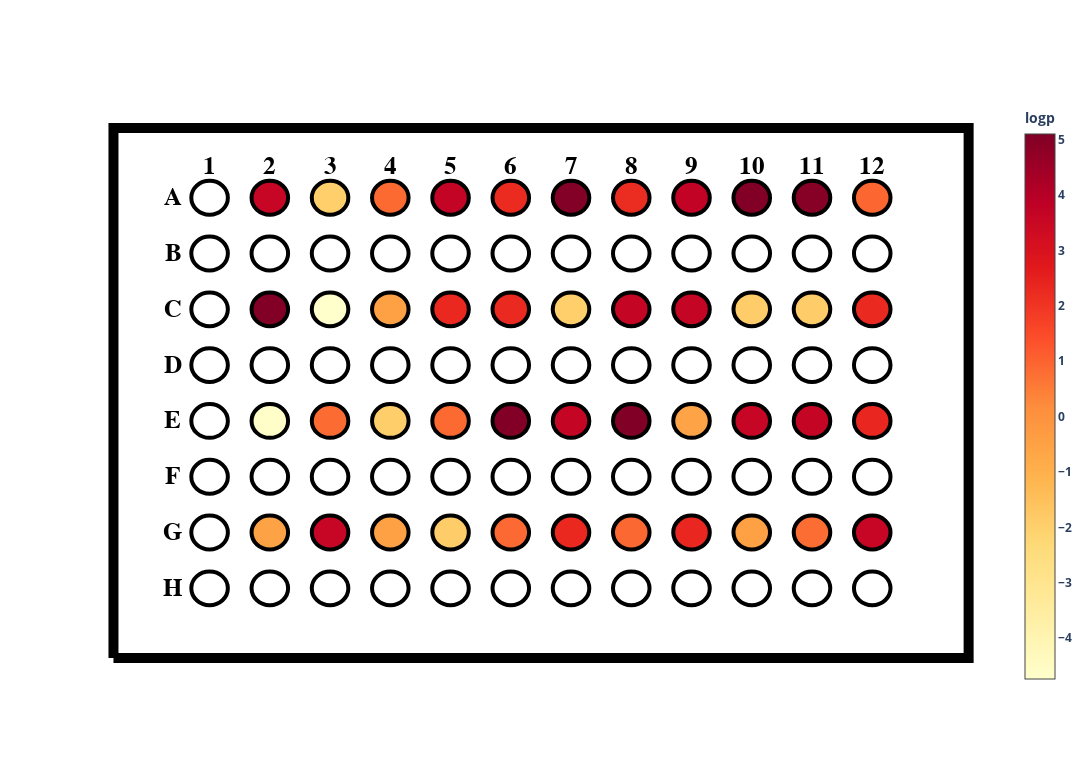

Notebook code cell kept with this figure:
### Code cell
wp = well_plate.WellPlate(96, "circle")
wp.add_data(test["logp"])
wp.plot(key="logp")
# wp.heatmap(key="logp")

### Figure 1 — Plotly figure (JSON) as saved in the notebook; plotly's stock layout.template omitted (floating-point values rounded to 4 significant figures)
{"data": [{"line": {"color": "black", "width": 10}, "mode": "lines", "x": [0, 127.8, 127.8, 0, 0], "y": [0, 0, 85.48, 85.48, 0], "type": "scatter"}, {"marker": {"cmax": 5.102, "cmin": -4.736, "colorbar": {"tickformat": "20,.2f", "tickprefix": "<b>", "ticksuffix": "</b>", "title": {"text": "<b>logp</b>"}}, "colorscale": [[0.0, "rgb(255,255,204)"], [0.125, "rgb(255,237,160)"], [0.25, "rgb(254,217,118)"], [0.375, "rgb(254,178,76)"], [0.5, "rgb(253,141,60)"], [0.625, "rgb(252,78,42)"], [0.75, "rgb(227,26,28)"], [0.875, "rgb(189,0,38)"], [1.0, "rgb(128,0,38)"]], "showscale": true}, "mode": "markers", "x": [null], "y": [null], "type": "scatter"}], "layout": {"annotations": [{"font": {"color": "black", "family": "Arial", "size": 25}, "showarrow": false, "text": "<b>1</b>", "x": 14.36, "y": 79.24}, {"font": {"color": "black", "family": "Arial", "size": 25}, "showarrow": false, "text": "<b>2</b>", "x": 23.36, "y": 79.24}, {"font": {"color": "black", "family": "Arial", "size": 25}, "showarrow": false, "text": "<b>3</b>", "x": 32.36, "y": 79.24}, {"font": {"color": "black", "family": "Arial", "size": 25}, "showarrow": false, "text": "<b>4</b>", "x": 41.36, "y": 79.24}, {"font": {"color": "black", "family": "Arial", "size": 25}, "showarrow": false, "text": "<b>5</b>", "x": 50.36, "y": 79.24}, {"font": {"color": "black", "family": "Arial", "size": 25}, "showarrow": false, "text": "<b>6</b>", "x": 59.36, "y": 79.24}, {"font": {"color": "black", "family": "Arial", "size": 25}, "showarrow": false, "text": "<b>7</b>", "x": 68.36, "y": 79.24}, {"font": {"color": "black", "family": "Arial", "size": 25}, "showarrow": false, "text": "<b>8</b>", "x": 77.36, "y": 79.24}, {"font": {"color": "black", "family": "Arial", "size": 25}, "showarrow": false, "text": "<b>9</b>", "x": 86.36, "y": 79.24}, {"font": {"color": "black", "family": "Arial", "size": 25}, "showarrow": false, "text": "<b>10</b>", "x": 95.36, "y": 79.24}, {"font": {"color": "black", "family": "Arial", "size": 25}, "showarrow": false, "text": "<b>11</b>", "x": 104.4, "y": 79.24}, {"font": {"color": "black", "family": "Arial", "size": 25}, "showarrow": false, "text": "<b>12</b>", "x": 113.4, "y": 79.24}, {"font": {"color": "black", "family": "Arial", "size": 25}, "showarrow": false, "text": "<b>H</b>", "x": 8.86, "y": 11.24}, {"font": {"color": "black", "family": "Arial", "size": 25}, "showarrow": false, "text": "<b>G</b>", "x": 8.86, "y": 20.24}, {"font": {"color": "black", "family": "Arial", "size": 25}, "showarrow": false, "text": "<b>F</b>", "x": 8.86, "y": 29.24}, {"font": {"color": "black", "family": "Arial", "size": 25}, "showarrow": false, "text": "<b>E</b>", "x": 8.86, "y": 38.24}, {"font": {"color": "black", "family": "Arial", "size": 25}, "showarrow": false, "text": "<b>D</b>", "x": 8.86, "y": 47.24}, {"font": {"color": "black", "family": "Arial", "size": 25}, "showarrow": false, "text": "<b>C</b>", "x": 8.86, "y": 56.24}, {"font": {"color": "black", "family": "Arial", "size": 25}, "showarrow": false, "text": "<b>B</b>", "x": 8.86, "y": 65.24}, {"font": {"color": "black", "family": "Arial", "size": 25}, "showarrow": false, "text": "<b>A</b>", "x": 8.86, "y": 74.24}], "shapes": [{"fillcolor": "rgb(255,255,255)", "line": {"color": "black", "width": 4}, "type": "circle", "x0": 11.63, "x1": 17.09, "xref": "x", "y0": 8.51, "y1": 13.97, "yref": "y"}, {"fillcolor": "rgb(255,255,255)", "line": {"color": "black", "width": 4}, "type": "circle", "x0": 20.63, "x1": 26.09, "xref": "x", "y0": 8.51, "y1": 13.97, "yref": "y"}, {"fillcolor": "rgb(255,255,255)", "line": {"color": "black", "width": 4}, "type": "circle", "x0": 29.63, "x1": 35.09, "xref": "x", "y0": 8.51, "y1": 13.97, "yref": "y"}, {"fillcolor": "rgb(255,255,255)", "line": {"color": "black", "width": 4}, "type": "circle", "x0": 38.63, "x1": 44.09, "xref": "x", "y0": 8.51, "y1": 13.97, "yref": "y"}, {"fillcolor": "rgb(255,255,255)", "line": {"color": "black", "width": 4}, "type": "circle", "x0": 47.63, "x1": 53.09, "xref": "x", "y0": 8.51, "y1": 13.97, "yref": "y"}, {"fillcolor": "rgb(255,255,255)", "line": {"color": "black", "width": 4}, "type": "circle", "x0": 56.63, "x1": 62.09, "xref": "x", "y0": 8.51, "y1": 13.97, "yref": "y"}, {"fillcolor": "rgb(255,255,255)", "line": {"color": "black", "width": 4}, "type": "circle", "x0": 65.63, "x1": 71.09, "xref": "x", "y0": 8.51, "y1": 13.97, "yref": "y"}, {"fillcolor": "rgb(255,255,255)", "line": {"color": "black", "width": 4}, "type": "circle", "x0": 74.63, "x1": 80.09, "xref": "x", "y0": 8.51, "y1": 13.97, "yref": "y"}, {"fillcolor": "rgb(255,255,255)", "line": {"color": "black", "width": 4}, "type": "circle", "x0": 83.63, "x1": 89.09, "xref": "x", "y0": 8.51, "y1": 13.97, "yref": "y"}, {"fillcolor": "rgb(255,255,255)", "line": {"color": "black", "width": 4}, "type": "circle", "x0": 92.63, "x1": 98.09, "xref": "x", "y0": 8.51, "y1": 13.97, "yref": "y"}, {"fillcolor": "rgb(255,255,255)", "line": {"color": "black", "width": 4}, "type": "circle", "x0": 101.6, "x1": 107.1, "xref": "x", "y0": 8.51, "y1": 13.97, "yref": "y"}, {"fillcolor": "rgb(255,255,255)", "line": {"color": "black", "width": 4}, "type": "circle", "x0": 110.6, "x1": 116.1, "xref": "x", "y0": 8.51, "y1": 13.97, "yref": "y"}, {"fillcolor": "rgb(255,255,255)", "line": {"color": "black", "width": 4}, "type": "circle", "x0": 11.63, "x1": 17.09, "xref": "x", "y0": 17.51, "y1": 22.97, "yref": "y"}, {"fillcolor": "rgb(253.5866555530708, 162.70625546361998, 69.38648884913296)", "line": {"color": "black", "width": 4}, "type": "circle", "x0": 20.63, "x1": 26.09, "xref": "x", "y0": 17.51, "y1": 22.97, "yref": "y"}, {"fillcolor": "rgb(198.37612474333696, 6.415243245441076, 35.53259875175343)", "line": {"color": "black", "width": 4}, "type": "circle", "x0": 29.63, "x1": 35.09, "xref": "x", "y0": 17.51, "y1": 22.97, "yref": "y"}, {"fillcolor": "rgb(253.5102665230031, 159.87986135111512, 68.16426436804979)", "line": {"color": "black", "width": 4}, "type": "circle", "x0": 38.63, "x1": 44.09, "xref": "x", "y0": 17.51, "y1": 22.97, "yref": "y"}, {"fillcolor": "rgb(254.0, 204.46012319827608, 104.49551729045118)", "line": {"color": "black", "width": 4}, "type": "circle", "x0": 47.63, "x1": 53.09, "xref": "x", "y0": 17.51, "y1": 22.97, "yref": "y"}, {"fillcolor": "rgb(252.43173270446644, 105.19916038138615, 49.771188680396044)", "line": {"color": "black", "width": 4}, "type": "circle", "x0": 56.63, "x1": 62.09, "xref": "x", "y0": 17.51, "y1": 22.97, "yref": "y"}, {"fillcolor": "rgb(233.87933277765356, 40.309012177519385, 31.85242635548599)", "line": {"color": "black", "width": 4}, "type": "circle", "x0": 65.63, "x1": 71.09, "xref": "x", "y0": 17.51, "y1": 22.97, "yref": "y"}, {"fillcolor": "rgb(252.413141149444, 104.02789241497089, 49.43654068999169)", "line": {"color": "black", "width": 4}, "type": "circle", "x0": 74.63, "x1": 80.09, "xref": "x", "y0": 17.51, "y1": 22.97, "yref": "y"}, {"fillcolor": "rgb(233.2790969525707, 39.060521661347096, 31.516294293439604)", "line": {"color": "black", "width": 4}, "type": "circle", "x0": 83.63, "x1": 89.09, "xref": "x", "y0": 17.51, "y1": 22.97, "yref": "y"}, {"fillcolor": "rgb(253.50675964138324, 159.75010673117978, 68.1081542621318)", "line": {"color": "black", "width": 4}, "type": "circle", "x0": 92.63, "x1": 98.09, "xref": "x", "y0": 17.51, "y1": 22.97, "yref": "y"}, {"fillcolor": "rgb(252.49536481733722, 109.20798349224428, 50.916566712069795)", "line": {"color": "black", "width": 4}, "type": "circle", "x0": 101.6, "x1": 107.1, "xref": "x", "y0": 17.51, "y1": 22.97, "yref": "y"}, {"fillcolor": "rgb(198.16839130699955, 6.273109841631278, 35.587265445526434)", "line": {"color": "black", "width": 4}, "type": "circle", "x0": 110.6, "x1": 116.1, "xref": "x", "y0": 17.51, "y1": 22.97, "yref": "y"}, {"fillcolor": "rgb(255,255,255)", "line": {"color": "black", "width": 4}, "type": "circle", "x0": 11.63, "x1": 17.09, "xref": "x", "y0": 26.51, "y1": 31.97, "yref": "y"}, {"fillcolor": "rgb(255,255,255)", "line": {"color": "black", "width": 4}, "type": "circle", "x0": 20.63, "x1": 26.09, "xref": "x", "y0": 26.51, "y1": 31.97, "yref": "y"}, {"fillcolor": "rgb(255,255,255)", "line": {"color": "black", "width": 4}, "type": "circle", "x0": 29.63, "x1": 35.09, "xref": "x", "y0": 26.51, "y1": 31.97, "yref": "y"}, {"fillcolor": "rgb(255,255,255)", "line": {"color": "black", "width": 4}, "type": "circle", "x0": 38.63, "x1": 44.09, "xref": "x", "y0": 26.51, "y1": 31.97, "yref": "y"}, {"fillcolor": "rgb(255,255,255)", "line": {"color": "black", "width": 4}, "type": "circle", "x0": 47.63, "x1": 53.09, "xref": "x", "y0": 26.51, "y1": 31.97, "yref": "y"}, {"fillcolor": "rgb(255,255,255)", "line": {"color": "black", "width": 4}, "type": "circle", "x0": 56.63, "x1": 62.09, "xref": "x", "y0": 26.51, "y1": 31.97, "yref": "y"}, {"fillcolor": "rgb(255,255,255)", "line": {"color": "black", "width": 4}, "type": "circle", "x0": 65.63, "x1": 71.09, "xref": "x", "y0": 26.51, "y1": 31.97, "yref": "y"}, {"fillcolor": "rgb(255,255,255)", "line": {"color": "black", "width": 4}, "type": "circle", "x0": 74.63, "x1": 80.09, "xref": "x", "y0": 26.51, "y1": 31.97, "yref": "y"}, {"fillcolor": "rgb(255,255,255)", "line": {"color": "black", "width": 4}, "type": "circle", "x0": 83.63, "x1": 89.09, "xref": "x", "y0": 26.51, "y1": 31.97, "yref": "y"}, {"fillcolor": "rgb(255,255,255)", "line": {"color": "black", "width": 4}, "type": "circle", "x0": 92.63, "x1": 98.09, "xref": "x", "y0": 26.51, "y1": 31.97, "yref": "y"}, {"fillcolor": "rgb(255,255,255)", "line": {"color": "black", "width": 4}, "type": "circle", "x0": 101.6, "x1": 107.1, "xref": "x", "y0": 26.51, "y1": 31.97, "yref": "y"}, {"fillcolor": "rgb(255,255,255)", "line": {"color": "black", "width": 4}, "type": "circle", "x0": 110.6, "x1": 116.1, "xref": "x", "y0": 26.51, "y1": 31.97, "yref": "y"}, {"fillcolor": "rgb(255,255,255)", "line": {"color": "black", "width": 4}, "type": "circle", "x0": 11.63, "x1": 17.09, "xref": "x", "y0": 35.51, "y1": 40.97, "yref": "y"}, {"fillcolor": "rgb(255.0, 253.57468133119195, 200.51588769846924)", "line": {"color": "black", "width": 4}, "type": "circle", "x0": 20.63, "x1": 26.09, "xref": "x", "y0": 35.51, "y1": 40.97, "yref": "y"}, {"fillcolor": "rgb(252.46804163532497, 107.48662302547325, 50.424749435849506)", "line": {"color": "black", "width": 4}, "type": "circle", "x0": 29.63, "x1": 35.09, "xref": "x", "y0": 35.51, "y1": 40.97, "yref": "y"}, {"fillcolor": "rgb(254.0, 206.44703084022856, 106.6352639817846)", "line": {"color": "black", "width": 4}, "type": "circle", "x0": 38.63, "x1": 44.09, "xref": "x", "y0": 35.51, "y1": 40.97, "yref": "y"}, {"fillcolor": "rgb(252.44696985098295, 106.1591006119255, 50.045457317693)", "line": {"color": "black", "width": 4}, "type": "circle", "x0": 47.63, "x1": 53.09, "xref": "x", "y0": 35.51, "y1": 40.97, "yref": "y"}, {"fillcolor": "rgb(130.28181097399826, 0.0, 38.0)", "line": {"color": "black", "width": 4}, "type": "circle", "x0": 56.63, "x1": 62.09, "xref": "x", "y0": 35.51, "y1": 40.97, "yref": "y"}, {"fillcolor": "rgb(195.9199414503243, 4.734696781800828, 36.17896277623045)", "line": {"color": "black", "width": 4}, "type": "circle", "x0": 65.63, "x1": 71.09, "xref": "x", "y0": 35.51, "y1": 40.97, "yref": "y"}, {"fillcolor": "rgb(128,0,38)", "line": {"color": "black", "width": 4}, "type": "circle", "x0": 74.63, "x1": 80.09, "xref": "x", "y0": 35.51, "y1": 40.97, "yref": "y"}, {"fillcolor": "rgb(253.62321860578584, 164.05908841407637, 69.97149769257356)", "line": {"color": "black", "width": 4}, "type": "circle", "x0": 83.63, "x1": 89.09, "xref": "x", "y0": 35.51, "y1": 40.97, "yref": "y"}, {"fillcolor": "rgb(198.159120941674, 6.266766960092724, 35.589705015348954)", "line": {"color": "black", "width": 4}, "type": "circle", "x0": 92.63, "x1": 98.09, "xref": "x", "y0": 35.51, "y1": 40.97, "yref": "y"}, {"fillcolor": "rgb(196.27182906747447, 4.975461993535159, 36.086360771717246)", "line": {"color": "black", "width": 4}, "type": "circle", "x0": 101.6, "x1": 107.1, "xref": "x", "y0": 35.51, "y1": 40.97, "yref": "y"}, {"fillcolor": "rgb(233.46841773567263, 39.45430889019907, 31.622313931976674)", "line": {"color": "black", "width": 4}, "type": "circle", "x0": 110.6, "x1": 116.1, "xref": "x", "y0": 35.51, "y1": 40.97, "yref": "y"}, {"fillcolor": "rgb(255,255,255)", "line": {"color": "black", "width": 4}, "type": "circle", "x0": 11.63, "x1": 17.09, "xref": "x", "y0": 44.51, "y1": 49.97, "yref": "y"}, {"fillcolor": "rgb(255,255,255)", "line": {"color": "black", "width": 4}, "type": "circle", "x0": 20.63, "x1": 26.09, "xref": "x", "y0": 44.51, "y1": 49.97, "yref": "y"}, {"fillcolor": "rgb(255,255,255)", "line": {"color": "black", "width": 4}, "type": "circle", "x0": 29.63, "x1": 35.09, "xref": "x", "y0": 44.51, "y1": 49.97, "yref": "y"}, {"fillcolor": "rgb(255,255,255)", "line": {"color": "black", "width": 4}, "type": "circle", "x0": 38.63, "x1": 44.09, "xref": "x", "y0": 44.51, "y1": 49.97, "yref": "y"}, {"fillcolor": "rgb(255,255,255)", "line": {"color": "black", "width": 4}, "type": "circle", "x0": 47.63, "x1": 53.09, "xref": "x", "y0": 44.51, "y1": 49.97, "yref": "y"}, {"fillcolor": "rgb(255,255,255)", "line": {"color": "black", "width": 4}, "type": "circle", "x0": 56.63, "x1": 62.09, "xref": "x", "y0": 44.51, "y1": 49.97, "yref": "y"}, {"fillcolor": "rgb(255,255,255)", "line": {"color": "black", "width": 4}, "type": "circle", "x0": 65.63, "x1": 71.09, "xref": "x", "y0": 44.51, "y1": 49.97, "yref": "y"}, {"fillcolor": "rgb(255,255,255)", "line": {"color": "black", "width": 4}, "type": "circle", "x0": 74.63, "x1": 80.09, "xref": "x", "y0": 44.51, "y1": 49.97, "yref": "y"}, {"fillcolor": "rgb(255,255,255)", "line": {"color": "black", "width": 4}, "type": "circle", "x0": 83.63, "x1": 89.09, "xref": "x", "y0": 44.51, "y1": 49.97, "yref": "y"}, {"fillcolor": "rgb(255,255,255)", "line": {"color": "black", "width": 4}, "type": "circle", "x0": 92.63, "x1": 98.09, "xref": "x", "y0": 44.51, "y1": 49.97, "yref": "y"}, {"fillcolor": "rgb(255,255,255)", "line": {"color": "black", "width": 4}, "type": "circle", "x0": 101.6, "x1": 107.1, "xref": "x", "y0": 44.51, "y1": 49.97, "yref": "y"}, {"fillcolor": "rgb(255,255,255)", "line": {"color": "black", "width": 4}, "type": "circle", "x0": 110.6, "x1": 116.1, "xref": "x", "y0": 44.51, "y1": 49.97, "yref": "y"}, {"fillcolor": "rgb(255,255,255)", "line": {"color": "black", "width": 4}, "type": "circle", "x0": 11.63, "x1": 17.09, "xref": "x", "y0": 53.51, "y1": 58.97, "yref": "y"}, {"fillcolor": "rgb(130.3072333245238, 0.0, 38.0)", "line": {"color": "black", "width": 4}, "type": "circle", "x0": 20.63, "x1": 26.09, "xref": "x", "y0": 53.51, "y1": 58.97, "yref": "y"}, {"fillcolor": "rgb(255,255,204)", "line": {"color": "black", "width": 4}, "type": "circle", "x0": 29.63, "x1": 35.09, "xref": "x", "y0": 53.51, "y1": 58.97, "yref": "y"}, {"fillcolor": "rgb(253.5095753115534, 159.85428652747567, 68.15320498485434)", "line": {"color": "black", "width": 4}, "type": "circle", "x0": 38.63, "x1": 44.09, "xref": "x", "y0": 53.51, "y1": 58.97, "yref": "y"}, {"fillcolor": "rgb(233.66637866189598, 39.86606761674363, 31.733172050661747)", "line": {"color": "black", "width": 4}, "type": "circle", "x0": 47.63, "x1": 53.09, "xref": "x", "y0": 53.51, "y1": 58.97, "yref": "y"}, {"fillcolor": "rgb(234.18758258960338, 40.95017178637505, 32.025046250177894)", "line": {"color": "black", "width": 4}, "type": "circle", "x0": 56.63, "x1": 62.09, "xref": "x", "y0": 53.51, "y1": 58.97, "yref": "y"}, {"fillcolor": "rgb(254.0, 207.10431193966136, 107.34310516578915)", "line": {"color": "black", "width": 4}, "type": "circle", "x0": 65.63, "x1": 71.09, "xref": "x", "y0": 53.51, "y1": 58.97, "yref": "y"}, {"fillcolor": "rgb(196.1420439529163, 4.886661651995382, 36.12051474923255)", "line": {"color": "black", "width": 4}, "type": "circle", "x0": 74.63, "x1": 80.09, "xref": "x", "y0": 53.51, "y1": 58.97, "yref": "y"}, {"fillcolor": "rgb(195.63333265567508, 4.538596027567159, 36.2543861432434)", "line": {"color": "black", "width": 4}, "type": "circle", "x0": 83.63, "x1": 89.09, "xref": "x", "y0": 53.51, "y1": 58.97, "yref": "y"}, {"fillcolor": "rgb(254.0, 204.88747484193627, 104.95574213746981)", "line": {"color": "black", "width": 4}, "type": "circle", "x0": 92.63, "x1": 98.09, "xref": "x", "y0": 53.51, "y1": 58.97, "yref": "y"}, {"fillcolor": "rgb(254.0, 203.76082050865034, 103.74242208623883)", "line": {"color": "black", "width": 4}, "type": "circle", "x0": 101.6, "x1": 107.1, "xref": "x", "y0": 53.51, "y1": 58.97, "yref": "y"}, {"fillcolor": "rgb(234.0770395820204, 40.72024233060242, 31.963142165931423)", "line": {"color": "black", "width": 4}, "type": "circle", "x0": 110.6, "x1": 116.1, "xref": "x", "y0": 53.51, "y1": 58.97, "yref": "y"}, {"fillcolor": "rgb(255,255,255)", "line": {"color": "black", "width": 4}, "type": "circle", "x0": 11.63, "x1": 17.09, "xref": "x", "y0": 62.51, "y1": 67.97, "yref": "y"}, {"fillcolor": "rgb(255,255,255)", "line": {"color": "black", "width": 4}, "type": "circle", "x0": 20.63, "x1": 26.09, "xref": "x", "y0": 62.51, "y1": 67.97, "yref": "y"}, {"fillcolor": "rgb(255,255,255)", "line": {"color": "black", "width": 4}, "type": "circle", "x0": 29.63, "x1": 35.09, "xref": "x", "y0": 62.51, "y1": 67.97, "yref": "y"}, {"fillcolor": "rgb(255,255,255)", "line": {"color": "black", "width": 4}, "type": "circle", "x0": 38.63, "x1": 44.09, "xref": "x", "y0": 62.51, "y1": 67.97, "yref": "y"}, {"fillcolor": "rgb(255,255,255)", "line": {"color": "black", "width": 4}, "type": "circle", "x0": 47.63, "x1": 53.09, "xref": "x", "y0": 62.51, "y1": 67.97, "yref": "y"}, {"fillcolor": "rgb(255,255,255)", "line": {"color": "black", "width": 4}, "type": "circle", "x0": 56.63, "x1": 62.09, "xref": "x", "y0": 62.51, "y1": 67.97, "yref": "y"}, {"fillcolor": "rgb(255,255,255)", "line": {"color": "black", "width": 4}, "type": "circle", "x0": 65.63, "x1": 71.09, "xref": "x", "y0": 62.51, "y1": 67.97, "yref": "y"}, {"fillcolor": "rgb(255,255,255)", "line": {"color": "black", "width": 4}, "type": "circle", "x0": 74.63, "x1": 80.09, "xref": "x", "y0": 62.51, "y1": 67.97, "yref": "y"}, {"fillcolor": "rgb(255,255,255)", "line": {"color": "black", "width": 4}, "type": "circle", "x0": 83.63, "x1": 89.09, "xref": "x", "y0": 62.51, "y1": 67.97, "yref": "y"}, {"fillcolor": "rgb(255,255,255)", "line": {"color": "black", "width": 4}, "type": "circle", "x0": 92.63, "x1": 98.09, "xref": "x", "y0": 62.51, "y1": 67.97, "yref": "y"}, {"fillcolor": "rgb(255,255,255)", "line": {"color": "black", "width": 4}, "type": "circle", "x0": 101.6, "x1": 107.1, "xref": "x", "y0": 62.51, "y1": 67.97, "yref": "y"}, {"fillcolor": "rgb(255,255,255)", "line": {"color": "black", "width": 4}, "type": "circle", "x0": 110.6, "x1": 116.1, "xref": "x", "y0": 62.51, "y1": 67.97, "yref": "y"}, {"fillcolor": "rgb(255,255,255)", "line": {"color": "black", "width": 4}, "type": "circle", "x0": 11.63, "x1": 17.09, "xref": "x", "y0": 71.51, "y1": 76.97, "yref": "y"}, {"fillcolor": "rgb(198.48165240195982, 6.487446380288297, 35.504828315273734)", "line": {"color": "black", "width": 4}, "type": "circle", "x0": 20.63, "x1": 26.09, "xref": "x", "y0": 71.51, "y1": 76.97, "yref": "y"}, {"fillcolor": "rgb(254.0, 206.80421435686844, 107.01992315355065)", "line": {"color": "black", "width": 4}, "type": "circle", "x0": 29.63, "x1": 35.09, "xref": "x", "y0": 71.51, "y1": 76.97, "yref": "y"}, {"fillcolor": "rgb(252.4365101953689, 105.50014230823973, 49.85718351663992)", "line": {"color": "black", "width": 4}, "type": "circle", "x0": 38.63, "x1": 44.09, "xref": "x", "y0": 71.51, "y1": 76.97, "yref": "y"}, {"fillcolor": "rgb(194.644879952835, 3.8622862835186886, 36.51450527556973)", "line": {"color": "black", "width": 4}, "type": "circle", "x0": 47.63, "x1": 53.09, "xref": "x", "y0": 71.51, "y1": 76.97, "yref": "y"}, {"fillcolor": "rgb(234.9601130334018, 42.55703510947575, 32.45766329870501)", "line": {"color": "black", "width": 4}, "type": "circle", "x0": 56.63, "x1": 62.09, "xref": "x", "y0": 71.51, "y1": 76.97, "yref": "y"}, {"fillcolor": "rgb(130.96511415153796, 0.0, 38.0)", "line": {"color": "black", "width": 4}, "type": "circle", "x0": 65.63, "x1": 71.09, "xref": "x", "y0": 71.51, "y1": 76.97, "yref": "y"}, {"fillcolor": "rgb(235.45438004431887, 43.58511049218325, 32.73445282481857)", "line": {"color": "black", "width": 4}, "type": "circle", "x0": 74.63, "x1": 80.09, "xref": "x", "y0": 71.51, "y1": 76.97, "yref": "y"}, {"fillcolor": "rgb(193.97664111894937, 3.405070239281155, 36.69035760027648)", "line": {"color": "black", "width": 4}, "type": "circle", "x0": 83.63, "x1": 89.09, "xref": "x", "y0": 71.51, "y1": 76.97, "yref": "y"}, {"fillcolor": "rgb(129.97860293968165, 0.0, 38.0)", "line": {"color": "black", "width": 4}, "type": "circle", "x0": 92.63, "x1": 98.09, "xref": "x", "y0": 71.51, "y1": 76.97, "yref": "y"}, {"fillcolor": "rgb(134.75428449450084, 0.0, 38.0)", "line": {"color": "black", "width": 4}, "type": "circle", "x0": 101.6, "x1": 107.1, "xref": "x", "y0": 71.51, "y1": 76.97, "yref": "y"}, {"fillcolor": "rgb(252.39908312834172, 103.14223708552727, 49.183496310150645)", "line": {"color": "black", "width": 4}, "type": "circle", "x0": 110.6, "x1": 116.1, "xref": "x", "y0": 71.51, "y1": 76.97, "yref": "y"}], "autosize": false, "width": 1149, "height": 769, "plot_bgcolor": "white", "showlegend": false, "xaxis": {"tickprefix": "<b>", "ticksuffix": "</b>", "showline": false, "ticks": "outside", "tickwidth": 0, "showgrid": false, "zeroline": false, "visible": false, "range": [-5, 132]}, "yaxis": {"tickprefix": "<b>", "ticksuffix": "</b>", "showline": false, "ticks": "outside", "tickwidth": 0, "showgrid": false, "zeroline": false, "visible": false, "range": [-5, 90]}}}
